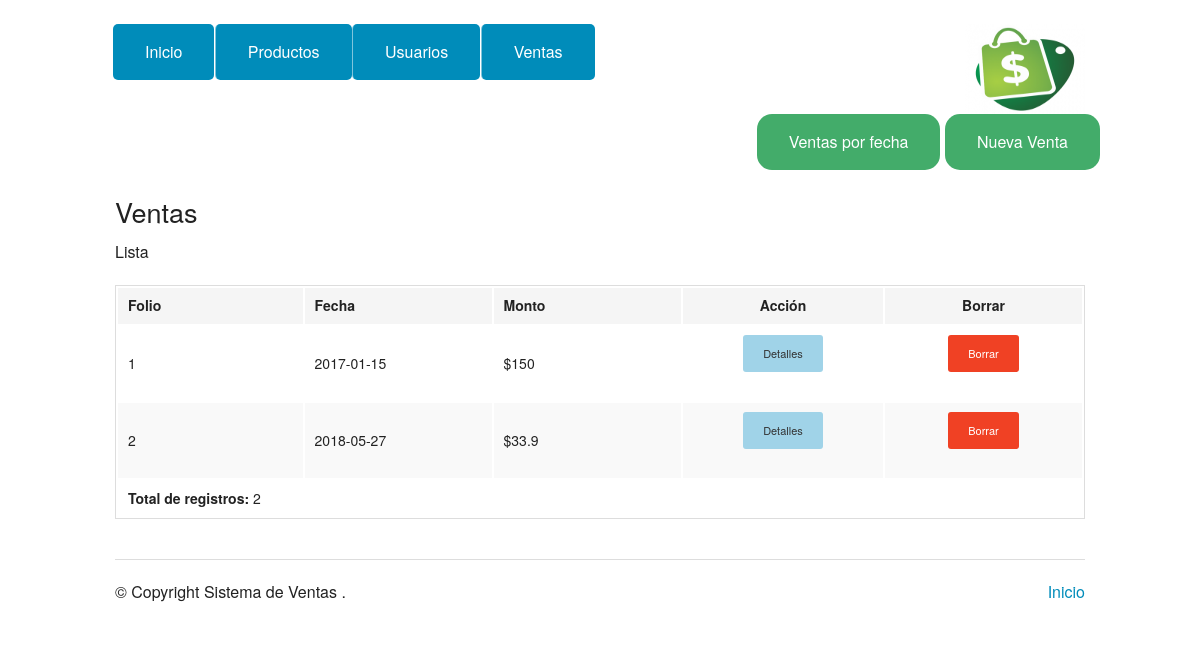
Page /ventas.php on the committed database.
### tables this page shows
CREATE TABLE `ventas` (
  `folio` int(11) PRIMARY KEY AUTO_INCREMENT,
  `fecha` date NOT NULL,
  `monto` double NOT NULL, 
  `descripcion` varchar(512) NOT NULL
);

### db/db_utilities.php (called while the page is built, shortened)
<?php
include_once 'classes.php';
function getUsuarios()
{
	$con = getDBConnection();
	$sql = "SELECT * FROM usuarios";
	$stmt = $con->prepare($sql);
	$stmt->execute();
	$usuarios = null;
	while ($row = $stmt->fetch(PDO::FETCH_ASSOC)) {
		$usuario = new Usuario();
		$usuario->setID($row['id']);
		$usuario->set($row['nombre'],$row['apellidos'],$row['user_name'],$row['password'],$row['email']);
		$usuarios[] = $usuario;
	}
	return $usuarios;
}
function getVentas()
{
	$con = getDBConnection();
	$sql = "SELECT * FROM ventas";
	$stmt = $con->prepare($sql);
	$stmt->execute();
	$ventas = null;
	while ($row = $stmt->fetch(PDO::FETCH_ASSOC)) {
		$venta = new Venta();
		$venta->setFolio($row['folio']);
		$venta->set($row['fecha'],$row['monto'],$row['descripcion']);
		$ventas[] = $venta;
	}
	return $ventas;
}
 ?>

### utilities.php (called while the page is built, shortened)
<?php
include_once 'db/db_utilities.php';
$ventas = getVentas();
$usuarios = getUsuarios();
?>

### classes.php (called while the page is built, shortened)
<?php
class Venta
{
	function set($fecha,$monto,$descripcion)
	{
		$this->fecha = $fecha;
		$this->monto = $monto;
	}
	public function setFolio($folio){
		$this->folio = $folio;
	}
}
?>

### ventas.php (the view, shortened to what this page needs)
<?php
include_once('utilities.php');
if($ventas!=null)
  $total_ventas = count($ventas);
else
  $total_ventas = 0;
?>
<?php require_once('header.php'); ?>
  <div class="row" style="text-align: right;">
    <a href="venta-fecha.php" style="border-radius: 15px;" class="button success">Ventas por fecha</a>
    <a href="venta-agregar.php" style="border-radius: 15px;" class="button success">Nueva Venta</a>
  </div>
  <div class="row">
      <div class="large-12 columns">
        <h3>Ventas</h3>
          <p>Lista</p>
        <div class="section-container tabs" data-section>
          <section class="section">
            <div class="content" data-slug="panel1">
              <?php if($total_ventas!=0){ ?>
              <table>
                <thead>
                  <tr>
                    <th width="250">Folio</th>
                    <th width="250">Fecha</th>
                    <th width="250">Monto</th>
                    <th width="250" style="text-align: center;">Acción</th>
                    <th width="250" style="text-align: center;">Borrar</th>
                  </tr>
                </thead>
                <tbody>
                  <?php foreach($ventas as $id => $venta){ ?>
                  <tr>
                    <td><?php echo $venta->folio ?></td>
                    <td><?php echo $venta->fecha ?></td>
                    <td>$<?php echo $venta->monto ?></td>
                    <td style="text-align: center;">
                      <a href="./venta.php?id=<?php echo $id; ?>" class="button radius tiny info">Detalles</a>
                    </td>
                    <td style="text-align: center;">
                      <a href="./venta-eliminar.php?id=<?php echo $id; ?>" class="button radius tiny alert">Borrar</a>
                    </td>
                  </tr>
                  <?php } ?>
                  <tr>
                    <td colspan="4"><b>Total de registros: </b> <?php echo $total_ventas; ?></td>
                  </tr>
                </tbody>
              </table>
              <?php }else{ ?>
              No hay registros
              <?php } ?>
            </div>
          </section>
        </div>
      </div>
    </div>
<?php require_once('footer.php'); ?>

### rows in the picture
ventas: folio "1", fecha "2017-01-15", monto "150"
ventas: folio "2", fecha "2018-05-27", monto "33.9"

### other values in the picture
$total_ventas "2"
